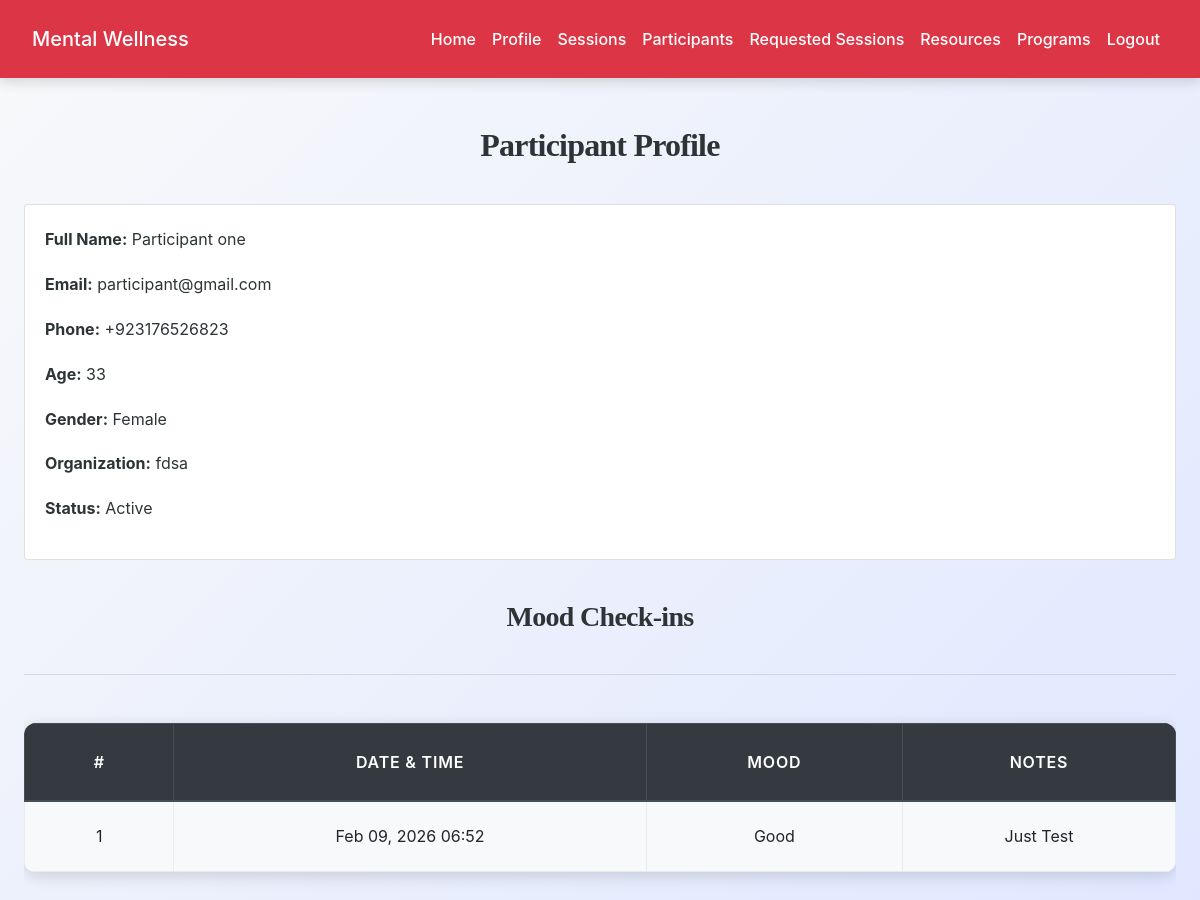
The page /counsellor/view_participant_detail.php?id=2 (signed in) on the database its author committed.
### tables this page shows
CREATE TABLE `users` (
  `id` int(11) NOT NULL,
  `role` enum('participant','counsellor') NOT NULL,
  `full_name` varchar(150) NOT NULL,
  `email` varchar(150) NOT NULL,
  `password` varchar(255) NOT NULL,
  `phone` varchar(20) DEFAULT NULL,
  `status` enum('active','inactive') DEFAULT 'active',
  `preferred_counsellor_id` int(11) DEFAULT NULL,
  `organization` varchar(150) DEFAULT NULL,
  `age` int(11) DEFAULT NULL,
  `gender` enum('male','female','other') DEFAULT NULL,
  `specialization` varchar(150) DEFAULT NULL,
  `qualification` varchar(255) DEFAULT NULL,
  `experience_years` int(11) DEFAULT NULL,
  `bio` text DEFAULT NULL,
  `created_at` timestamp NOT NULL DEFAULT current_timestamp()
);

CREATE TABLE `mood_checkins` (
  `id` int(11) NOT NULL,
  `participant_id` int(11) NOT NULL,
  `counsellor_id` int(11) NOT NULL,
  `mood` enum('very_low','low','neutral','good','excellent') NOT NULL,
  `notes` text DEFAULT NULL,
  `created_at` timestamp NOT NULL DEFAULT current_timestamp()
);

### counsellor/view_participant_detail.php (the view, shortened to what this page needs)
<?php
include('config.php');
$counsellor_id = $_SESSION['user_id'];
$participant_id = $_GET['id'] ?? null;
$stmt = $conn->prepare("
    SELECT id, full_name, email, phone, age, gender, organization, status
    FROM users
    WHERE id=? AND role='participant' AND preferred_counsellor_id=?
");
$stmt->bind_param("ii", $participant_id, $counsellor_id);
$stmt->execute();
$result = $stmt->get_result();
$participant = $result->fetch_assoc();
$stmt = $conn->prepare("
    SELECT mood, notes, created_at
    FROM mood_checkins
    WHERE participant_id=?
    ORDER BY created_at DESC
");
$stmt->bind_param("i", $participant_id);
$stmt->execute();
$checkins_result = $stmt->get_result();
?>
<!DOCTYPE html>
<html lang="en">
<head>
    <link rel="stylesheet" href="https://maxcdn.bootstrapcdn.com/bootstrap/4.5.2/css/bootstrap.min.css">
    <link rel="stylesheet" href="../css/style.css">
</head>
<body>
<?php include('navbar.php'); ?>
<div class="container mt-5">
    <h2>Participant Profile</h2>
    <div class="card mb-4">
        <div class="card-body">
            <p><strong>Full Name:</strong> <?= htmlspecialchars($participant['full_name']); ?></p>
            <p><strong>Email:</strong> <?= htmlspecialchars($participant['email']); ?></p>
            <p><strong>Phone:</strong> <?= htmlspecialchars($participant['phone']); ?></p>
            <p><strong>Age:</strong> <?= htmlspecialchars($participant['age']); ?></p>
            <p><strong>Gender:</strong> <?= ucfirst($participant['gender']); ?></p>
            <p><strong>Organization:</strong> <?= htmlspecialchars($participant['organization']); ?></p>
            <p><strong>Status:</strong> <?= ucfirst($participant['status']); ?></p>
        </div>
    </div>
    <h3>Mood Check-ins</h3>
    <hr>
    <?php if ($checkins_result->num_rows > 0): ?>
        <div class="table-responsive">
            <table class="table table-bordered table-striped">
                <thead class="thead-dark">
                    <tr>
                        <th>#</th>
                        <th>Date & Time</th>
                        <th>Mood</th>
                        <th>Notes</th>
                    </tr>
                </thead>
                <tbody>
                    <?php $count=1; while ($checkin = $checkins_result->fetch_assoc()): ?>
                    <tr>
                        <td><?= $count++; ?></td>
                        <td><?= date('M d, Y H:i', strtotime($checkin['created_at'])); ?></td>
                        <td><?= ucfirst(str_replace('_', ' ', $checkin['mood'])); ?></td>
                        <td><?= htmlspecialchars($checkin['notes']); ?></td>
                    </tr>
                    <?php endwhile; ?>
                </tbody>
            </table>
        </div>
    <?php else: ?>
        <p class="text-muted">No mood check-ins recorded for this participant.</p>
    <?php endif; ?>
</div>
</body>
</html>

### css/style.css (style rules this page uses)
:root { --primary: #007bff; --secondary: #6c757d; --success: #28a745; --info: #17a2b8; --warning: #ffc107; --danger: #dc3545; --light: #f8f9fa; --dark: #2d3436; --accent: #ff6f61; --highlight: #6f42c1; --shadow: rgba(0, 0, 0, 0.15); --transition: all 0.3s ease-in-out; }
body { font-family: 'Inter', 'Segoe UI', Tahoma, Geneva, Verdana, sans-serif; background: linear-gradient(135deg, var(--light) 0%, #e0e7ff 100%); color: var(--dark); line-height: 1.8; margin: 0; padding: 0; min-height: 100vh; font-size: 16px; }
h1, h2, h3, h4 { text-align: center; margin: 2.5rem 0; font-family: 'Georgia', 'Times New Roman', serif; color: var(--dark); font-weight: 700; letter-spacing: -0.025em; }
h2 { font-size: 2rem; }
h3 { font-size: 1.75rem; }
.container { max-width: 1200px; margin: 0 auto 3rem; padding: 0 1.5rem; }
.table { width: 100%; border-collapse: collapse; margin: 2rem 0; font-size: 1rem; background-color: #ffffff; border-radius: 12px; overflow: hidden; box-shadow: 0 4px 16px var(--shadow); transition: var(--transition); }
.table th, .table td { padding: 1.25rem; border: 1px solid #e9ecef; text-align: center; vertical-align: middle; }
.table thead th { background-color: rgb(0, 0, 0); color: white; font-weight: 600; text-transform: uppercase; letter-spacing: 0.05em; padding: 1.5rem; }
.table tbody tr { transition: var(--transition); }
.table tbody tr:nth-child(odd) { background-color: var(--light); }

### rows shown on the page
users: full_name "Participant one", email "participant@gmail.com", phone "+923176526823", age "33", gender "Female", organization "fdsa", status "Active"
mood_checkins: created_at "Feb 09, 2026 06:52", mood "Good", notes "Just Test"
